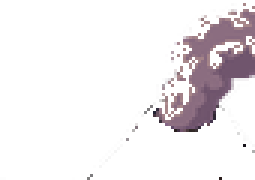
#> input picture hubgen/smoke/_check-cand1-3x.png, 255 x 180 px, given in place of hub-final.png, which was not available
$ python spraypreview.py
#> lines starting #> are read from the running program, lines starting #| are printed output that depends on the picture; pictures that were not available may be replaced by others from this repository, and a replacement may not be noted
"""The spray judged where it lives: on the hub's own waterfall, at game scale."""
import os

from PIL import Image

HERE = os.path.dirname(os.path.abspath(__file__))
HUB = r"C:\Users\ashcy\MAPVIS-next\public\hub-final.png"
SPRAY = os.path.join(HERE, "spray")

BASE_AT = (223, 170)     # where the left fall lands
MOUTH_AT = (222, 116)    # just under the left panther's jaw


def sheet(scale: float, name: str):
#> called with scale = 1, name = '_spray-on-fall.png'
    hub = Image.open(HUB).convert("RGBA")
#> hub is the input picture: PIL image 255x180 RGBA; mean R, G, B, A 18.8, 15, 17.2, 32.7
    shots = []
    for i in (0, 2, 4, 6):
        stage = hub.copy()
        for src, at in ((f"spray-base-{i}.png", BASE_AT), (f"spray-mouth-{i}.png", MOUTH_AT)):
            fr = Image.open(os.path.join(SPRAY, src)).convert("RGBA")
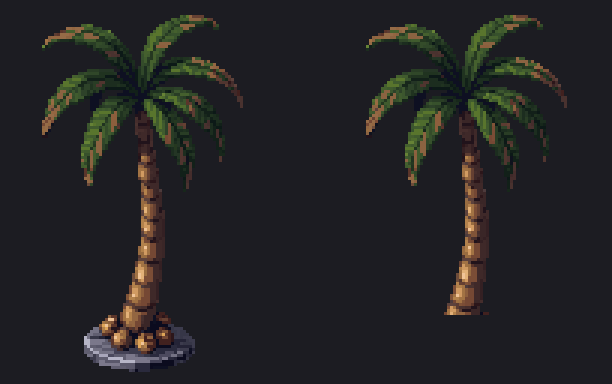
#> input picture hubgen/smoke/_debase-check.png, 612 x 384 px, given in place of spray-base-0.png, which was not available
#> fr is the input picture: PIL image 612x384 RGBA; mean R, G, B, A 35.1, 34.8, 36.3, 255
            p = fr.resize((max(1, round(fr.width * scale)), max(1, round(fr.height * scale))), Image.NEAREST)
            stage.alpha_composite(p, (at[0] - p.width // 2, at[1] - p.height))
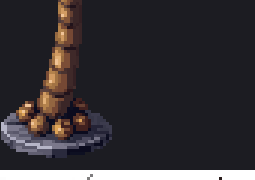
#> stage: PIL image 255x180 RGBA; mean R, G, B, A 37.6, 33.9, 37.9, 240.9; transparent parts drawn white
        crop = stage.crop((BASE_AT[0] - 55, 88, BASE_AT[0] + 55, 196))
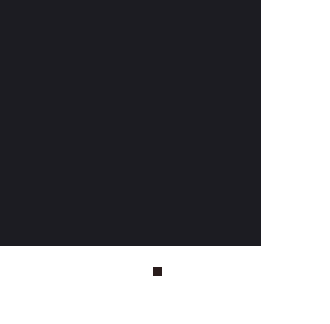
#> crop: PIL image 110x108 RGBA (shown 3 times larger); mean R, G, B, A 16.8, 16.8, 20.4, 153.3; transparent parts drawn white
        shots.append(crop)
    out = Image.new("RGBA", (shots[0].width * len(shots) + 6 * len(shots), shots[0].height), (18, 18, 22, 255))
    for i, s in enumerate(shots):
        out.alpha_composite(s, (i * (s.width + 6), 0))
    out.resize((out.width * 4, out.height * 4), Image.NEAREST).save(os.path.join(HERE, name))
    print("wrote", name)


if __name__ == "__main__":
#> (the run stopped early here; a loop or call above may not have finished)
